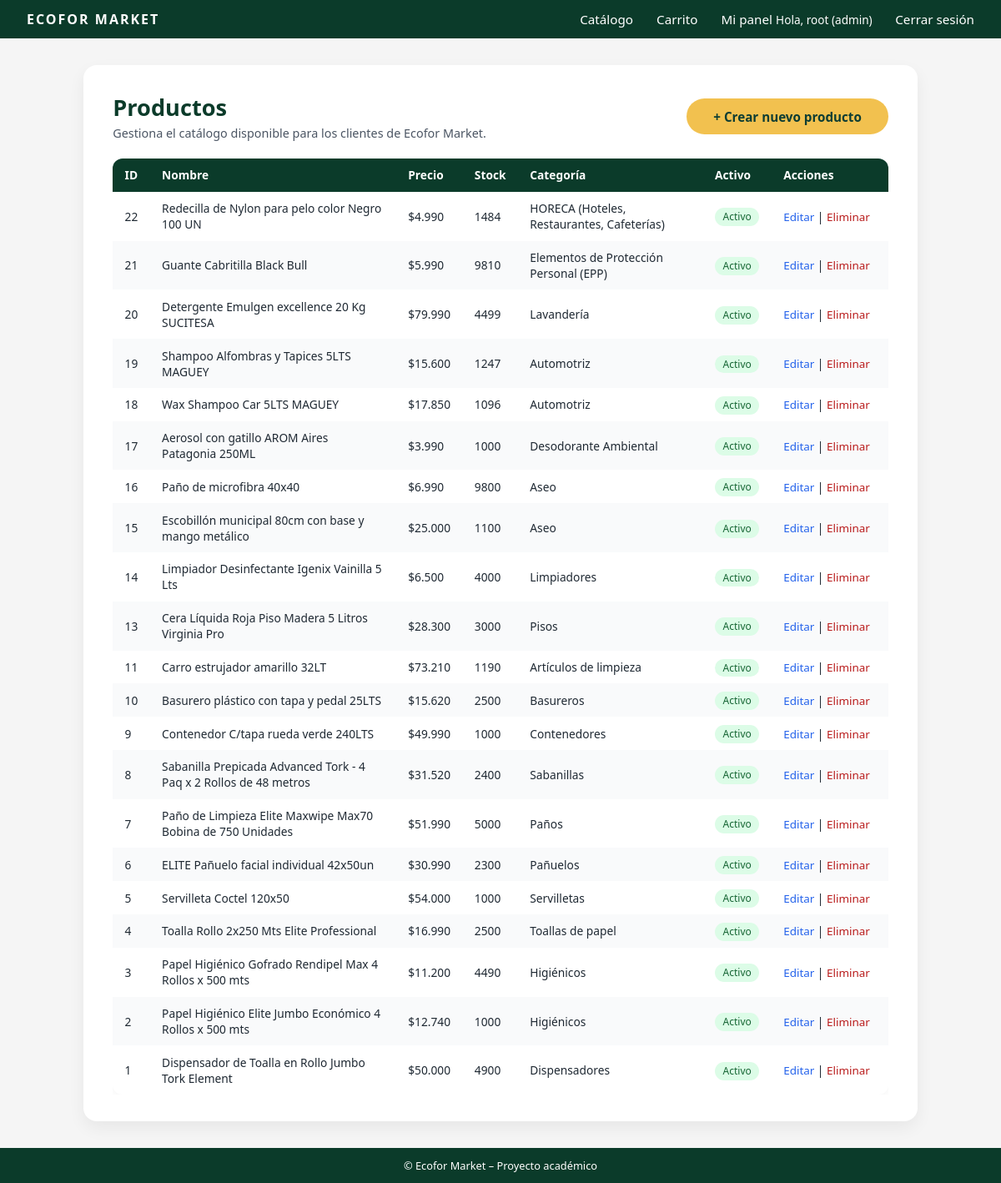
Page /productos/admin-lista/ (signed in) on the earlier database version.
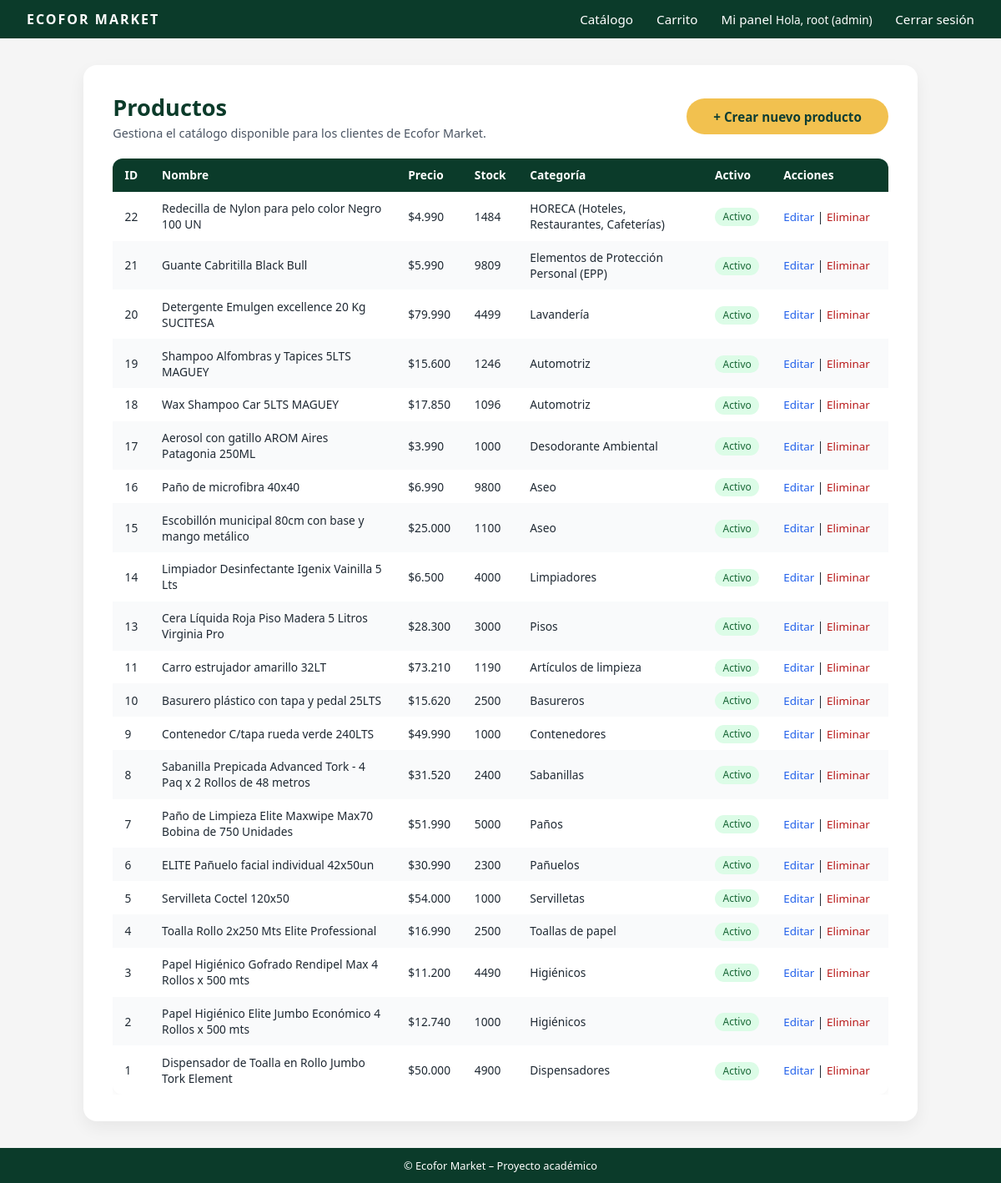
Same page on the later database version.
### productos/models.py (models this page shows, shortened)
class Producto(models.Model):
    CATEGORIAS = [
        ("Papelería y Dispensadores", (
            ("higienicos", "Higiénicos"),
            ("toallas_papel", "Toallas de papel"),
            ("servilletas", "Servilletas"),
            ("panuelos", "Pañuelos"),
            ("panos", "Paños"),
            ("sabanillas", "Sabanillas"),
            ("dispensadores", "Dispensadores"),
        )),
        ("Artículos de Aseo", (
            ("contenedores", "Contenedores"),
            ("basureros", "Basureros"),
            ("articulos_limpieza", "Artículos de limpieza"),
            ("aseo", "Aseo"),
        )),
        ("Productos Químicos", (
            ("pisos", "Pisos"),
            ("limpiadores", "Limpiadores"),
            ("desodorante", "Desodorante Ambiental"),
            ("automotriz", "Automotriz"),
            ("lavanderia", "Lavandería"),
        )),
        ("Seguridad y Horeca", (
            ("epp", "Elementos de Protección Personal (EPP)"),
            ("horeca", "HORECA (Hoteles, Restaurantes, Cafeterías)"),
        )),
    ]
    nombre = models.CharField(max_length=100)
    descripcion = models.TextField(blank=True, verbose_name="Descripción")
    precio = models.PositiveIntegerField(verbose_name="Precio")
    stock = models.PositiveIntegerField(default=0)
    categoria = models.CharField(max_length=50, choices=CATEGORIAS, default="limpiadores")
    activo = models.BooleanField(default=True)
    imagen = models.ImageField(
        upload_to="productos/",
        blank=True,
        null=True,
        verbose_name="Imagen del producto"
    )
    creado = models.DateTimeField(auto_now_add=True)
    actualizado = models.DateTimeField(auto_now=True)
    class Meta:
        verbose_name = "Producto"
        verbose_name_plural = "Productos"
        ordering = ["-creado"]

### usuarios/decoradores.py (the view)
        def _wrapped_view(request, *args, **kwargs):
            user = request.user
            if not user.is_authenticated:
                return redirect("login")
            if user.is_superuser:
                return view_func(request, *args, **kwargs)
            if user.tipo_cliente not in roles_permitidos:
                raise PermissionDenied
            return view_func(request, *args, **kwargs)

### core/templatetags/formatos.py (called while the page is built)
@register.filter
def clp(value):
    if value is None:
        return "$0"
    try:
        value = int(value)
        return "${:,.0f}".format(value).replace(",", ".")
    except (ValueError, TypeError):
        return "$0"

### productos/views.py (called while the page is built)
@admin_required
def listar_productos(request):
    productos = Producto.objects.all().order_by('-creado')
    return render(request, "productos/listar.html", {"productos": productos})

### usuarios/decoradores.py (called while the page is built)
def rol_requerido(roles_permitidos):
    def decorator(view_func):
        def _wrapped_view(request, *args, **kwargs):
            user = request.user
            if not user.is_authenticated:
                return redirect("login")
            if user.is_superuser:
                return view_func(request, *args, **kwargs)
            if user.tipo_cliente not in roles_permitidos:
                raise PermissionDenied
            return view_func(request, *args, **kwargs)
        return _wrapped_view
    return decorator

### productos/templates/productos/listar.html (shortened to what this page needs)
{% extends 'core/base.html' %}
{% load formatos %}
{% block content %}
<div class="admin-page-container">
  <div class="admin-card">
    <div class="admin-header">
      <div>
        <h1 class="admin-title">Productos</h1>
        <p class="admin-subtitle">
          Gestiona el catálogo disponible para los clientes de Ecofor Market.
        </p>
      </div>
      <div>
        <a href="{% url 'crear_producto' %}" class="btn btn-primary">
          + Crear nuevo producto
        </a>
      </div>
    </div>
    {% if productos %}
      <div class="admin-table-wrapper">
        <table class="admin-table">
          <thead>
            <tr>
              <th>ID</th>
              <th>Nombre</th>
              <th>Precio</th>
              <th>Stock</th>
              <th>Categoría</th>
              <th>Activo</th>
              <th style="width:140px;">Acciones</th>
            </tr>
          </thead>
          <tbody>
            {% for p in productos %}
            <tr>
              <td>{{ p.id }}</td>
              <td>{{ p.nombre }}</td>
              <td>{{ p.precio|clp }}</td>
              <td>{{ p.stock }}</td>
              <td>{{ p.get_categoria_display }}</td>
              <td>
                {% if p.activo %}
                  <span class="badge-status badge-ok">Activo</span>
                {% else %}
                  <span class="badge-status badge-off">Inactivo</span>
                {% endif %}
              </td>
              <td>
                <a href="{% url 'editar_producto' p.id %}" class="admin-link">
                  Editar
                </a>
                |
                <a href="{% url 'eliminar_producto' p.id %}" class="admin-link admin-link-danger">
                  Eliminar
                </a>
              </td>
            </tr>
            {% endfor %}
          </tbody>
        </table>
      </div>
    {% else %}
      <p>No hay productos registrados.</p>
    {% endif %}
  </div>
</div>
{% endblock %}

Differences in the rows shown:
changed Producto "Guante Cabritilla Black Bull": stock "9810" → "9809"
changed Producto "Shampoo Alfombras y Tapices 5LTS MAGUEY": stock "1247" → "1246"
